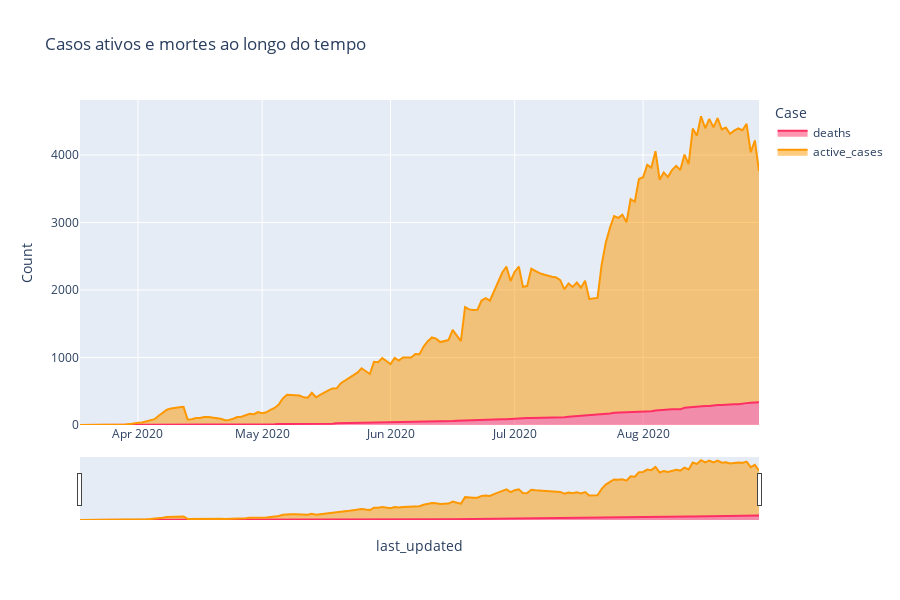

Source (notebook cell):
### Markdown cell above
#### Gráfico 'Casos ativos e mortes ao longo do tempo'
No eixo x temos as datas e no eixo y as quantidades de cada caso (que inclusive cresce ao longo do tempo como podemos observar).

### Code cell
# Criando um gráfico de área
import plotly.express as px
fig = px.area(temp, 
              x="last_updated", 
              y="Count", 
              color='Case', 
              height=600,
              title='Casos ativos e mortes ao longo do tempo',
              color_discrete_sequence = [mortes, ativos])
fig.update_layout(xaxis_rangeslider_visible=True)
fig.show()

### Figure 1 — Plotly figure (JSON) as saved in the notebook; plotly's stock layout.template omitted (floating-point values rounded to 4 significant figures; data arrays with more than 128 entries replaced by an {"elided": "..."} marker saying what was removed)
{"data": [{"hovertemplate": "Case=deaths<br>last_updated=%{x}<br>Count=%{y}<extra></extra>", "legendgroup": "deaths", "line": {"color": "#ff2e63"}, "mode": "lines", "name": "deaths", "orientation": "v", "showlegend": true, "stackgroup": "1", "type": "scatter", "x": {"elided": "165 str values"}, "xaxis": "x", "y": {"elided": "165 int values"}, "yaxis": "y"}, {"hovertemplate": "Case=active_cases<br>last_updated=%{x}<br>Count=%{y}<extra></extra>", "legendgroup": "active_cases", "line": {"color": "#fe9801"}, "mode": "lines", "name": "active_cases", "orientation": "v", "showlegend": true, "stackgroup": "1", "type": "scatter", "x": {"elided": "165 str values"}, "xaxis": "x", "y": {"elided": "165 int values"}, "yaxis": "y"}], "layout": {"height": 600, "legend": {"title": {"text": "Case"}, "tracegroupgap": 0}, "title": {"text": "Casos ativos e mortes ao longo do tempo"}, "xaxis": {"anchor": "y", "domain": [0, 1], "rangeslider": {"visible": true}, "title": {"text": "last_updated"}}, "yaxis": {"anchor": "x", "domain": [0, 1], "title": {"text": "Count"}}}}
